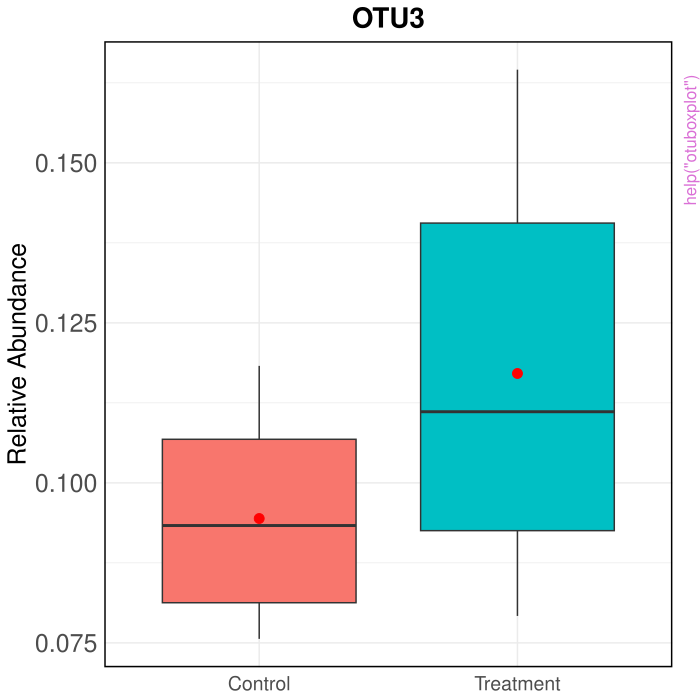

Recreate this plot in R.
pkgname <- "CAFT"
source(file.path(R.home("share"), "R", "examples-header.R"))
options(warn = 1)
base::assign(".ExTimings", "CAFT-Ex.timings", pos = 'CheckExEnv')
base::cat("name\tuser\tsystem\telapsed\n", file=base::get(".ExTimings", pos = 'CheckExEnv'))
base::assign(".format_ptime",
function(x) {
  if(!is.na(x[4L])) x[1L] <- x[1L] + x[4L]
  if(!is.na(x[5L])) x[2L] <- x[2L] + x[5L]
  options(OutDec = '.')
  format(x[1L:3L], digits = 7L)
},
pos = 'CheckExEnv')

### * </HEADER>
library('CAFT')

base::assign(".oldSearch", base::search(), pos = 'CheckExEnv')
base::assign(".old_wd", base::getwd(), pos = 'CheckExEnv')
cleanEx()
nameEx("Colon")
### * Colon

flush(stderr()); flush(stdout())

base::assign(".ptime", proc.time(), pos = "CheckExEnv")
### Name: Colon
### Title: Example colon microbiome dataset
### Aliases: Colon
### Keywords: datasets

### ** Examples

data(Colon)



base::assign(".dptime", (proc.time() - get(".ptime", pos = "CheckExEnv")), pos = "CheckExEnv")
base::cat("Colon", base::get(".format_ptime", pos = 'CheckExEnv')(get(".dptime", pos = "CheckExEnv")), "\n", file=base::get(".ExTimings", pos = 'CheckExEnv'), append=TRUE, sep="\t")
cleanEx()
nameEx("URT")
### * URT

flush(stderr()); flush(stdout())

base::assign(".ptime", proc.time(), pos = "CheckExEnv")
### Name: URT
### Title: URT upper respiratory tract microbiome data (filtered)
### Aliases: URT
### Keywords: datasets

### ** Examples

data("URT", package = "CAFT")
str(URT, max.level = 1)
# counts:
dim(URT$otu)
# metadata variables:
names(URT$meta)




base::assign(".dptime", (proc.time() - get(".ptime", pos = "CheckExEnv")), pos = "CheckExEnv")
base::cat("URT", base::get(".format_ptime", pos = 'CheckExEnv')(get(".dptime", pos = "CheckExEnv")), "\n", file=base::get(".ExTimings", pos = 'CheckExEnv'), append=TRUE, sep="\t")
cleanEx()
nameEx("caft")
### * caft

flush(stderr()); flush(stdout())

base::assign(".ptime", proc.time(), pos = "CheckExEnv")
### Name: caft
### Title: Rank-Based Compositional Analysis using Log-Linear Models for
###   Microbiome Data with Zero Cells
### Aliases: caft

### ** Examples

## No test: 
library(CAFT)
data(Colon)

library(phyloseq)

count.tab <- t(as.data.frame(as.matrix(otu_table(Colon))))
sample.tab <- as.data.frame(as.matrix(sample_data(Colon)))

pNA <- which(is.na(sample.tab$age))
if (length(pNA) > 0) {
  count.tab <- count.tab[-pNA, ]
  sample.tab <- sample.tab[-pNA, ]
}

p_otu <- which(rowSums(t(count.tab) > 0) > 1)
count.tab <- count.tab[, p_otu]

Disease1 <- Disease2 <- rep(0, NROW(sample.tab))
Disease1[sample.tab$disease == "CRC"] <- 1
Disease2[sample.tab$disease == "adenoma"] <- 1

Age <- as.numeric(sample.tab$age)
Gender <- as.numeric(factor(sample.tab$gender)) - 1

x.test <- cbind(Disease1, Disease2)
x.adj  <- cbind(Age, Gender)

## CAFT analysis
res.CAFT <- caft(otu.table = count.tab, x.test = x.test, x.adj = x.adj)

## permutation-calibrated CAFT analysis can be slow

res.CAFT.perm <- caft(
  otu.table = count.tab,
  x.test = x.test,
  x.adj = x.adj,
  perm.B = 3,
  perm.parallel = FALSE,
  perm.seed = 1
)
## End(No test)



base::assign(".dptime", (proc.time() - get(".ptime", pos = "CheckExEnv")), pos = "CheckExEnv")
base::cat("caft", base::get(".format_ptime", pos = 'CheckExEnv')(get(".dptime", pos = "CheckExEnv")), "\n", file=base::get(".ExTimings", pos = 'CheckExEnv'), append=TRUE, sep="\t")
cleanEx()
nameEx("otuboxplot")
### * otuboxplot

flush(stderr()); flush(stdout())

base::assign(".ptime", proc.time(), pos = "CheckExEnv")
### Name: otuboxplot
### Title: Generates a ggplot2-based boxplot showing the relative abundance
###   of a specified OTU (Operational Taxonomic Unit) across different
###   sample groups.
### Aliases: otuboxplot

### ** Examples

# Example 1: Basic usage
set.seed(123)
count.data <- matrix(rpois(300, lambda = 10), nrow = 30, ncol = 10)
colnames(count.data) <- paste0("OTU", 1:10)
groups <- factor(rep(c("Control", "Treatment"), each = 15))
otuboxplot("OTU3", count.data, groups)

# Example 2: Combining two binary indicators into one group variable
set.seed(456)
n <- 40
count.data <- matrix(rpois(n * 8, lambda = 12), nrow = n, ncol = 8)
colnames(count.data) <- paste0("OTU", 1:8)
group1 <- rbinom(n, 1, 0.5)
group2 <- rbinom(n, 1, 0.5)
group <- factor(paste0("Y", group1, "_C", group2))
otuboxplot("OTU5", count.data, group, type = "transformed")



base::assign(".dptime", (proc.time() - get(".ptime", pos = "CheckExEnv")), pos = "CheckExEnv")
base::cat("otuboxplot", base::get(".format_ptime", pos = 'CheckExEnv')(get(".dptime", pos = "CheckExEnv")), "\n", file=base::get(".ExTimings", pos = 'CheckExEnv'), append=TRUE, sep="\t")
### * <FOOTER>
###
cleanEx()
options(digits = 7L)
base::cat("Time elapsed: ", proc.time() - base::get("ptime", pos = 'CheckExEnv'),"\n")
grDevices::dev.off()
###
### Local variables: ***
### mode: outline-minor ***
### outline-regexp: "\\(> \\)?### [*]+" ***
### End: ***
quit('no')
